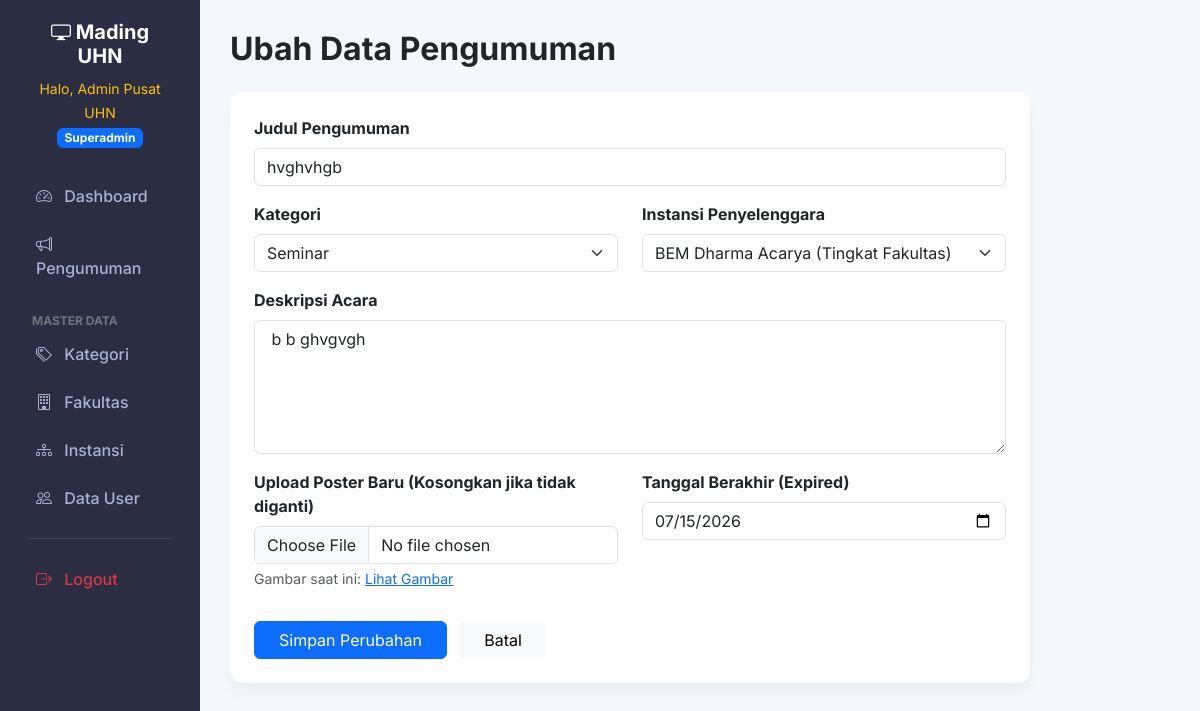
Screenshot of /index.php?url=announcement&action=edit&id=8 (signed in) with the database file from the repository.
### tables this page shows
CREATE TABLE `announcements` (
  `id_announcement` int NOT NULL,
  `id_instansi` int DEFAULT NULL,
  `id_user` int NOT NULL,
  `id_category` int NOT NULL,
  `title` varchar(255) NOT NULL,
  `deskripsi` text NOT NULL,
  `poster_path` varchar(255) NOT NULL,
  `date_expired` date NOT NULL,
  `created_at` timestamp NULL DEFAULT CURRENT_TIMESTAMP,
  `views` int DEFAULT '0'
);

CREATE TABLE `categories` (
  `id_category` int NOT NULL,
  `nama_kategori` varchar(50) NOT NULL
);

CREATE TABLE `instansi` (
  `id_instansi` int NOT NULL,
  `nama_instansi` varchar(100) NOT NULL,
  `kategori_tingkat` enum('Universitas','Fakultas') NOT NULL,
  `id_fakultas` int DEFAULT NULL
);

### apps/models/Announcement.php (called while the page is built, shortened)
<?php
require_once __DIR__ . '/../config/Database.php';
class Announcement {
    private $conn;
    public function __construct() {
        $database = new Database();
        $this->conn = $database->getConnection();
    }
    public function getById($id) {
        $query = "SELECT a.*, c.nama_kategori, i.nama_instansi
                  FROM announcements a
                  LEFT JOIN categories c ON a.id_category = c.id_category
                  LEFT JOIN instansi i ON a.id_instansi = i.id_instansi
                  WHERE a.id_announcement = :id";
        $stmt = $this->conn->prepare($query);
        $stmt->execute(['id' => $id]);
        return $stmt->fetch(PDO::FETCH_ASSOC);
    }
}
?>

### apps/config/Database.php (called while the page is built, shortened)
<?php
class Database {
    private $host = "localhost";
    private $db_name = "digital_mading";
    private $username = "root";
    private $password = "";
    public function getConnection() {
        $this->conn = null;
        try {
            $this->conn = new PDO("mysql:host=" . $this->host . ";dbname=" . $this->db_name, $this->username, $this->password);
            $this->conn->setAttribute(PDO::ATTR_ERRMODE, PDO::ERRMODE_EXCEPTION);
        } catch(PDOException $exception) {
            echo "Koneksi Error: " . $exception->getMessage();
        }
        return $this->conn;
    }
}
?>

### apps/models/Kategori.php (called while the page is built, shortened)
<?php
require_once __DIR__ . '/../config/Database.php';
class Kategori {
    private $conn;
    public function __construct() {
        $database = new Database();
        $this->conn = $database->getConnection();
    }
    public function getAll() {
        $query = "SELECT * FROM categories";
        $stmt = $this->conn->prepare($query);
        $stmt->execute();
        return $stmt->fetchAll(PDO::FETCH_ASSOC);
    }
}
?>

### apps/models/Instansi.php (called while the page is built, shortened)
<?php
require_once __DIR__ . '/../config/Database.php';
class Instansi {
    private $conn;
    public function __construct() {
        $database = new Database();
        $this->conn = $database->getConnection();
    }
    public function getAll() {
        $query = "SELECT i.*, f.nama_fakultas
                  FROM instansi i
                  LEFT JOIN fakultas f ON i.id_fakultas = f.id_fakultas";
        $stmt = $this->conn->prepare($query);
        $stmt->execute();
        return $stmt->fetchAll(PDO::FETCH_ASSOC);
    }
}
?>

### apps/view/Announcement_edit_view.php (the view, shortened to what this page needs)
<?php include 'templates/header.php'; ?>
<?php include 'templates/sidebar.php'; ?>
<h2 class="fw-bold mb-4">Ubah Data Pengumuman</h2>
<div class="card p-4" style="max-width: 800px;">
    <form method="POST" action="index.php?url=announcement&action=update" enctype="multipart/form-data">
        <div class="mb-3">
            <label class="form-label fw-bold">Judul Pengumuman</label>
            <input type="text" name="title" class="form-control" value="<?= htmlspecialchars($data_pengumuman['title']) ?>" required>
        </div>
        <div class="row">
            <div class="col-md-6 mb-3">
                <label class="form-label fw-bold">Kategori</label>
                <select name="id_category" class="form-select" required>
                    <?php foreach ($data_kategori as $k): ?>
                        <option value="<?= $k['id_category'] ?>" <?= ($k['id_category'] == $data_pengumuman['id_category']) ? 'selected' : '' ?>>
                            <?= htmlspecialchars($k['nama_kategori']) ?>
                        </option>
                    <?php endforeach; ?>
                </select>
            </div>
            <?php if($_SESSION['role'] == 'Superadmin'): ?>
            <div class="col-md-6 mb-3">
                <label class="form-label fw-bold">Instansi Penyelenggara</label>
                <select name="id_instansi" class="form-select" required>
                    <?php foreach ($data_instansi as $i): ?>
                        <option value="<?= $i['id_instansi'] ?>" <?= ($i['id_instansi'] == $data_pengumuman['id_instansi']) ? 'selected' : '' ?>>
                            <?= htmlspecialchars($i['nama_instansi']) ?> (Tingkat <?= htmlspecialchars($i['kategori_tingkat']) ?>)
                        </option>
                    <?php endforeach; ?>
                </select>
            </div>
            <?php endif; ?>
        </div>
        <div class="mb-3">
            <label class="form-label fw-bold">Deskripsi Acara</label>
            <textarea name="deskripsi" class="form-control" rows="5" required><?= htmlspecialchars($data_pengumuman['deskripsi']) ?></textarea>
        </div>
        <div class="row">
            <div class="col-md-6 mb-3">
                <label class="form-label fw-bold">Upload Poster Baru (Kosongkan jika tidak diganti)</label>
                <input type="file" name="poster_path" class="form-control" accept="image/*">
                <small class="text-muted mt-1 d-block">
                    Gambar saat ini:
                    <?php if(!empty($data_pengumuman['poster_path'])): ?>
                        <a href="uploads/<?= htmlspecialchars($data_pengumuman['poster_path']) ?>" target="_blank">Lihat Gambar</a>
                    <?php else: ?>
                        Tidak ada gambar
                    <?php endif; ?>
                </small>
            </div>
            <div class="col-md-6 mb-3">
            <label class="form-label fw-bold">Tanggal Berakhir (Expired)</label>
            <input type="date" name="date_expired" class="form-control" value="<?= htmlspecialchars($data_pengumuman['date_expired']) ?>" min="<?= date('Y-m-d') ?>" required>
        </div>
        </div>
        <button type="submit" class="btn btn-primary px-4 mt-3">Simpan Perubahan</button>
        <a href="index.php?url=announcement" class="btn btn-light px-4 mt-3 ms-2">Batal</a>
    </form>
</div>
<?php include 'templates/footer.php'; ?>

### apps/view/templates/header.php (style rules this page uses)
body { font-family: 'Inter', sans-serif; background-color: #f4f7fb; }
.card { border: none; border-radius: 12px; box-shadow: 0 4px 6px rgba(0,0,0,0.02), 0 10px 15px rgba(0,0,0,0.03); }

### rows the page displays
announcements: title "hvghvhgb", id_category "Seminar", id_instansi "BEM Dharma Acarya (Tingkat Fakultas)", deskripsi "b b ghvgvgh", date_expired "07/15/2026"

### other values shown
$_SESSION['nama_lengkap'] "Admin Pusat UHN"
$_SESSION['role'] "Superadmin"
